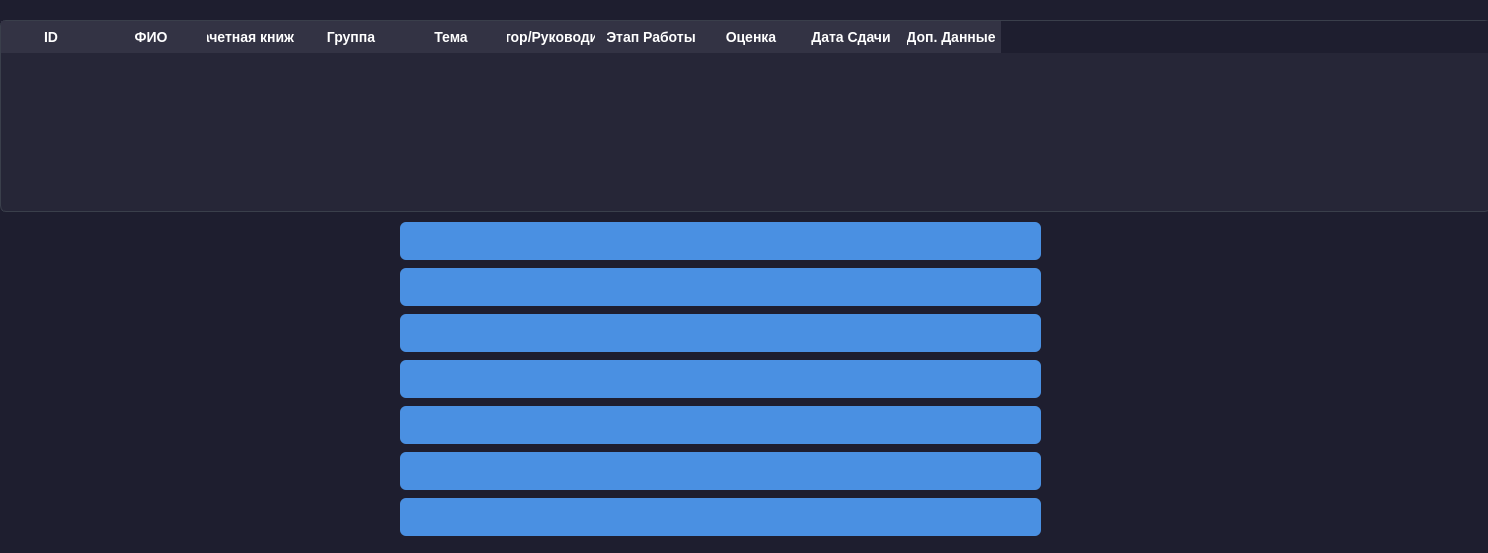
<?xml version="1.0" encoding="UTF-8"?>
<ui version="4.0">
 <class>Diploma</class>
 <widget class="QWidget" name="Diploma">
  <property name="geometry">
   <rect>
    <x>0</x>
    <y>0</y>
    <width>1488</width>
    <height>553</height>
   </rect>
  </property>
  <property name="windowTitle">
   <string>Form</string>
  </property>
  <property name="styleSheet">
   <string notr="true">/* Общий стиль для всего приложения */
QWidget {
    background-color: #1e1e2f;
    color: #e0e0e0;
    font-family: 'Segoe UI', Tahoma, Geneva, Verdana, sans-serif;
    font-size: 14px;
}

/* Группа */
QGroupBox {
    border: 1px solid #3a3f4b;
    border-radius: 8px;
    margin-top: 20px;
    padding: 12px 16px;
    background-color: #2b2b3c;
    color: #e0e0e0;
}

QGroupBox:title {
    subcontrol-origin: margin;
    subcontrol-position: top left;
    padding: 0 6px;
    font-weight: bold;
    font-size: 15px;
    color: #ffffff;
}

/* Метки */
QLabel {
    color: #d6d6d6;
    font-size: 14px;
    font-weight: 500;
    padding: 2px 4px;
}

QLabel#sectionTitle {
    font-size: 18px;
    font-weight: bold;
    color: #87cefa; /* light sky blue */
    padding: 4px 0;
}

/* Кнопки */
QPushButton {
    background-color: #4a90e2;
    color: white;
    border: none;
    border-radius: 6px;
    padding: 10px 24px;
    font-size: 15px;
    font-weight: 600;
}

QPushButton:hover {
    background-color: #357ab8;
}

QPushButton:pressed {
    background-color: #2e5c9a;
}

/* Поля ввода */
QLineEdit {
    background-color: #2e2e3e;
    color: #ffffff;
    border: 1px solid #4a4a60;
    border-radius: 6px;
    padding: 6px 10px;
    font-size: 14px;
}

QLineEdit:focus {
    border: 1px solid #4a90e2;
    background-color: #3a3a50;
}

/* Таблица */
QTableWidget {
    background-color: #262637;
    alternate-background-color: #2e2e42;
    gridline-color: #3a3f4b;
    border: 1px solid #3a3f4b;
    border-radius: 6px;
    font-size: 14px;
    color: #e0e0e0;
    selection-background-color: #4a90e2;
    selection-color: #ffffff;
}

QHeaderView::section {
    background-color: #333344;
    color: #ffffff;
    padding: 6px;
    border: none;
    font-weight: bold;
    font-size: 14px;
}

QTableCornerButton::section {
    background-color: #333344;
    border: none;
}

/* Скроллбары (для виджетов с прокруткой) */
QScrollBar:vertical {
    background: #1e1e2f;
    width: 12px;
    margin: 0px;
    border-radius: 6px;
}

QScrollBar::handle:vertical {
    background: #4a90e2;
    min-height: 20px;
    border-radius: 6px;
}

QScrollBar::add-line:vertical,
QScrollBar::sub-line:vertical {
    height: 0px;
}

QScrollBar:horizontal {
    background: #1e1e2f;
    height: 12px;
    margin: 0px;
    border-radius: 6px;
}

QScrollBar::handle:horizontal {
    background: #4a90e2;
    min-width: 20px;
    border-radius: 6px;
}

QScrollBar::add-line:horizontal,
QScrollBar::sub-line:horizontal {
    width: 0px;
}
</string>
  </property>
  <widget class="QTableWidget" name="tableWidget">
   <property name="geometry">
    <rect>
     <x>0</x>
     <y>20</y>
     <width>1491</width>
     <height>192</height>
    </rect>
   </property>
   <column>
    <property name="text">
     <string>ID</string>
    </property>
   </column>
   <column>
    <property name="text">
     <string>ФИО</string>
    </property>
   </column>
   <column>
    <property name="text">
     <string>Зачетная книжка</string>
    </property>
   </column>
   <column>
    <property name="text">
     <string>Группа</string>
    </property>
   </column>
   <column>
    <property name="text">
     <string>Тема</string>
    </property>
   </column>
   <column>
    <property name="text">
     <string>Куратор/Руководитель</string>
    </property>
   </column>
   <column>
    <property name="text">
     <string>Этап Работы</string>
    </property>
   </column>
   <column>
    <property name="text">
     <string>Оценка</string>
    </property>
   </column>
   <column>
    <property name="text">
     <string>Дата Сдачи</string>
    </property>
   </column>
   <column>
    <property name="text">
     <string>Доп. Данные</string>
    </property>
   </column>
  </widget>
  <widget class="QWidget" name="verticalLayoutWidget">
   <property name="geometry">
    <rect>
     <x>400</x>
     <y>220</y>
     <width>641</width>
     <height>324</height>
    </rect>
   </property>
   <layout class="QVBoxLayout" name="verticalLayout">
    <item>
     <widget class="QPushButton" name="bntAdd">
      <property name="styleSheet">
       <string notr="true">image: url(:/icons/plus.png);</string>
      </property>
      <property name="text">
       <string/>
      </property>
     </widget>
    </item>
    <item>
     <widget class="QPushButton" name="btnSave">
      <property name="styleSheet">
       <string notr="true">image: url(:/icons/Save.png);</string>
      </property>
      <property name="text">
       <string/>
      </property>
     </widget>
    </item>
    <item>
     <widget class="QPushButton" name="btnUpload">
      <property name="styleSheet">
       <string notr="true">image: url(:/icons/Upload.png);</string>
      </property>
      <property name="text">
       <string/>
      </property>
     </widget>
    </item>
    <item>
     <widget class="QPushButton" name="btnRemove">
      <property name="styleSheet">
       <string notr="true">image: url(:/icons/Delete.png);</string>
      </property>
      <property name="text">
       <string/>
      </property>
     </widget>
    </item>
    <item>
     <widget class="QPushButton" name="bntClear">
      <property name="styleSheet">
       <string notr="true">image: url(:/icons/Clear.png);</string>
      </property>
      <property name="text">
       <string/>
      </property>
     </widget>
    </item>
    <item>
     <widget class="QPushButton" name="btnPrint">
      <property name="styleSheet">
       <string notr="true">image: url(:/icons/Printer.png);</string>
      </property>
      <property name="text">
       <string/>
      </property>
     </widget>
    </item>
    <item>
     <widget class="QPushButton" name="btnQuit">
      <property name="styleSheet">
       <string notr="true">image: url(:/icons/quit.png);</string>
      </property>
      <property name="text">
       <string/>
      </property>
     </widget>
    </item>
   </layout>
  </widget>
 </widget>
 <resources/>
 <connections/>
</ui>
